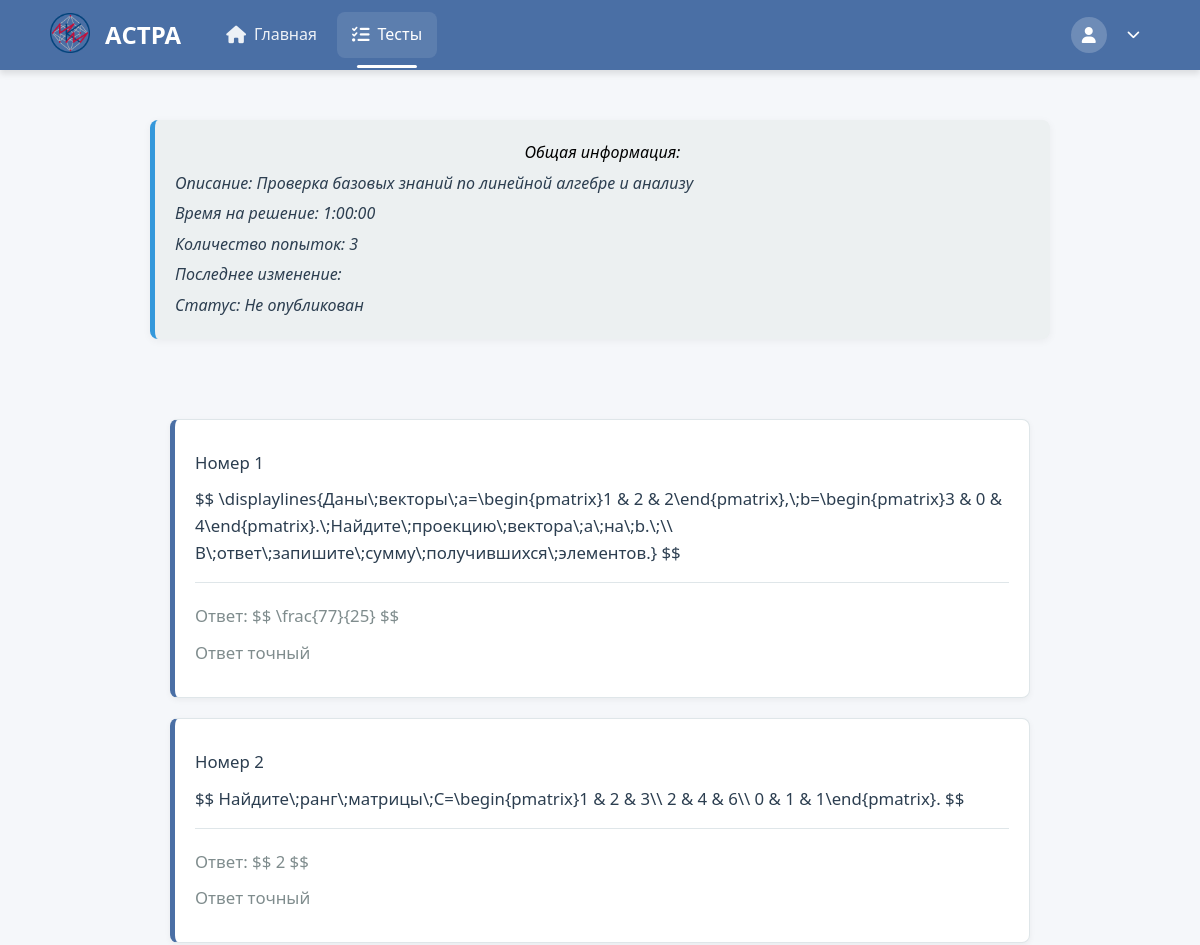
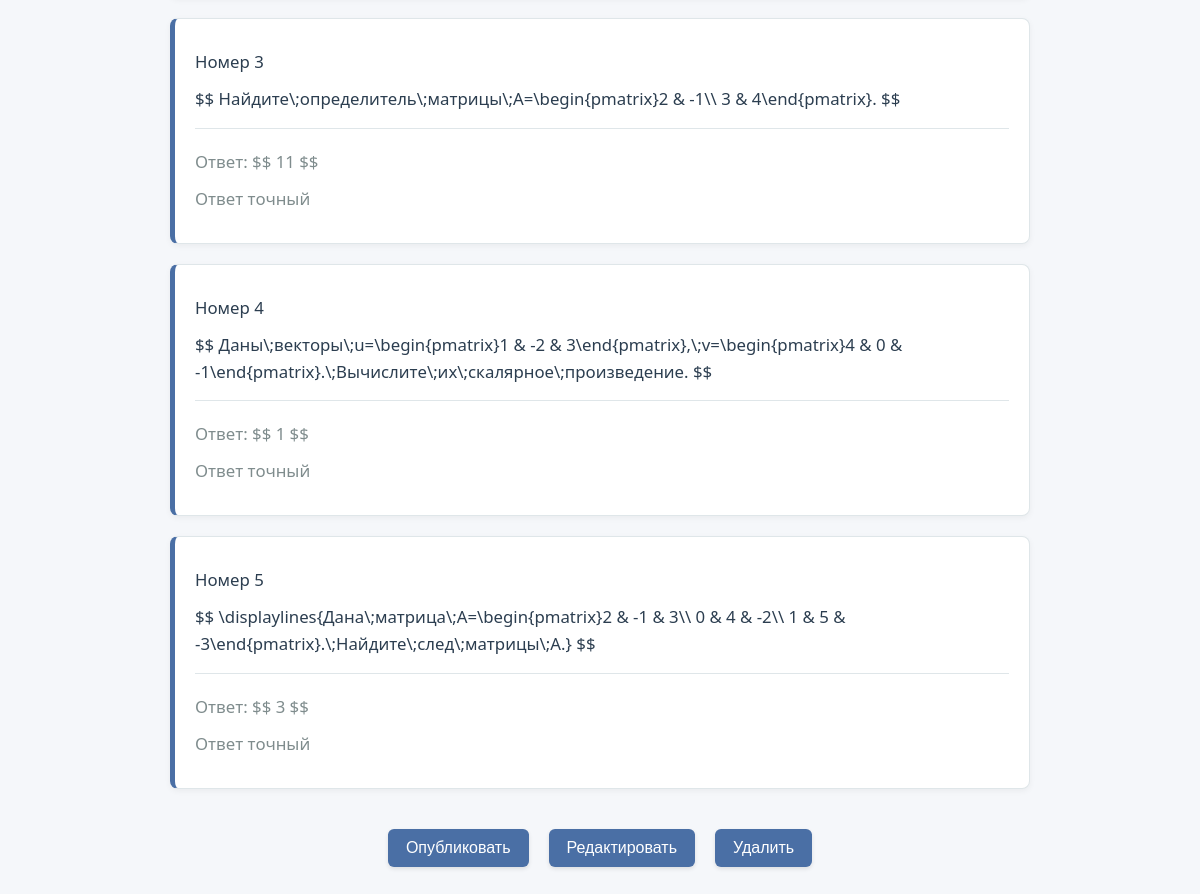
/TestsCreate/listTests/matematika-1-kurs-bazovyi-test/ (signed in), run on an earlier commit of the app's database (2 pictures, top to bottom).
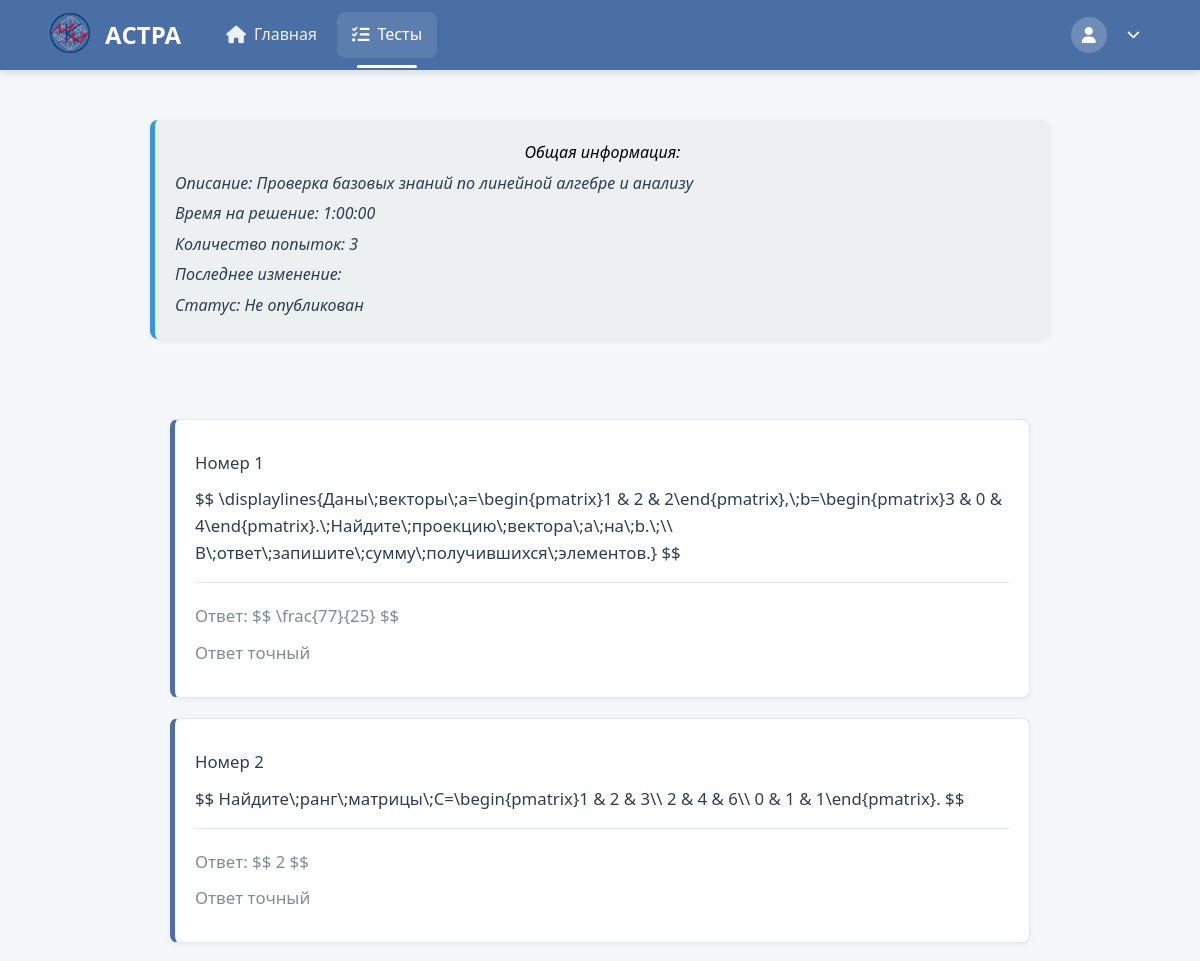
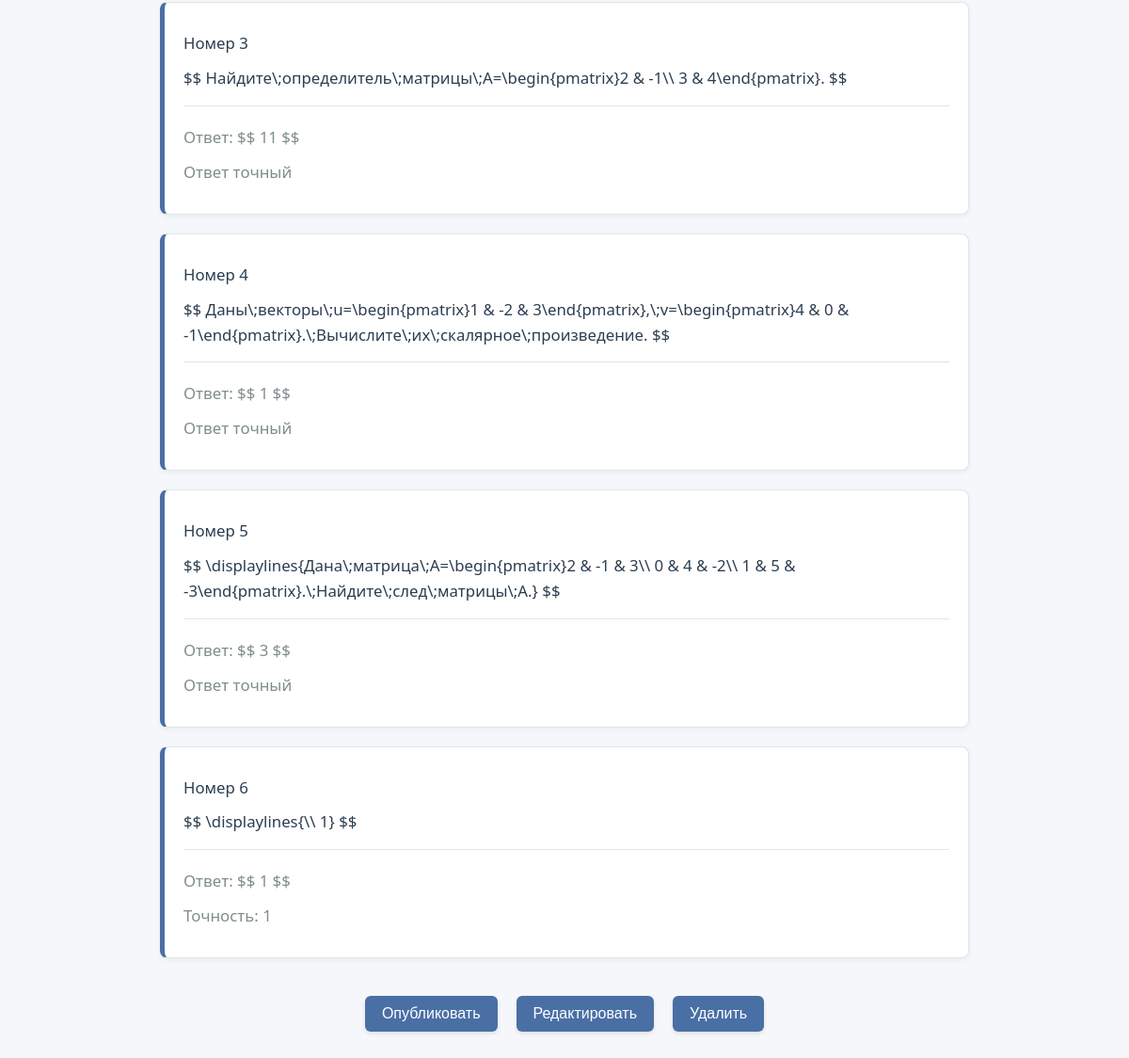
And on a later commit of the database (2 pictures, top to bottom).
### create_tests/models.py (models this page shows, shortened)
class AboutExpressions(models.Model):
    user_expression = models.CharField(max_length=100, blank=False)
    user_ans = models.CharField(max_length=150, blank=False)
    true_ans = models.CharField(max_length=15, default='1')
    points_for_solve = models.IntegerField(default=1, blank=False)
    user_eps = models.CharField(max_length=150, default="0", blank=True)
    user_type = models.ForeignKey(TypeAnswer, on_delete=models.SET_NULL, null=True)
    exist_select = models.BooleanField(default=False)

### create_tests/views.py (the view)
# urls.py: path('listTests/<slug:slug_name>/', views.some_test, name='some_test'),
@login_required
@role_required(['teacher', 'admin'])
def some_test(request, slug_name):
    test = get_object_or_404(AboutTest, name_slug_tests=slug_name)
    expressions = test.expressions.all()
    numbered_expressions = [
        {"number": idx + 1, "expression": ex} for idx, ex in enumerate(expressions)
    ]
    return render(request, 'create_tests/some_test.html', {
        'test': test,
        'numbered_expressions': numbered_expressions
    })

### users/context_processors.py (called while the page is built)
def user_role(request):
    if request.user.is_authenticated:
        return {'user_role': request.user.role}
    return {}

### create_tests/templates/create_tests/some_test.html (shortened to what this page needs)
{% extends 'create_tests/header.html' %}
{% load static %}
{% block extra_css %}
    <link rel="stylesheet" href="{% static '/css/some_test.css' %}">
    <link rel="stylesheet" href="https://unpkg.com/mathlive/dist/mathlive.core.css">
{% endblock %}
{% block content %}
<div class="inf">
    <p style="text-align: center; color: black">Общая информация:
    </p>
    <p> Описание: {{ test.description }}</p>
    <p> Время на решение: {{ test.time_to_solution }}</p>
    <p> Количество попыток: {{test.num_of_attempts}} </p>
    <p> Последнее изменение: {{ test.time_last_change }}</p>
    <p>Статус:
        {% if ex.is_public == 1 %}
            Опубликован
        {% else %}
            Не опубликован
        {% endif %}
    </p>
</div>
<div class="main-content">
    <ul class="list-expr">
        {% for ex in test.expressions.all %}
        <li>
            <p>Номер {{ forloop.counter }}</p>
            <p>$$ {{ ex.user_expression }} $$</p>
            <div class="sec-info">
                <p>Ответ: $$ {{ ex.user_ans }} $$</p>
                <p>
                    {% if ex.user_eps == '0' %}
                        Ответ точный
                    {% else %}
                        Точность: {{ ex.user_eps }}
                    {% endif %}
                </p>
            </div>
        </li>
        {% endfor %}
    </ul>
    <div class="actions">
        <button class="btn btn-publish publish-btn" data-slug="{{ test.name_slug_tests }}">Опубликовать</button>
        <button class="btn btn-edit edit-btn" data-slug="{{ test.name_slug_tests }}">Редактировать</button>
        <button class="btn btn-danger delete-btn" data-slug="{{ test.name_slug_tests }}">Удалить</button>
    </div>
</div>
{% endblock %}

What changed in the data, as far as the page shows it:
added AboutExpressions: user_expression "\\displaylines{\\\\ 1}", user_ans "1", user_eps "1"
